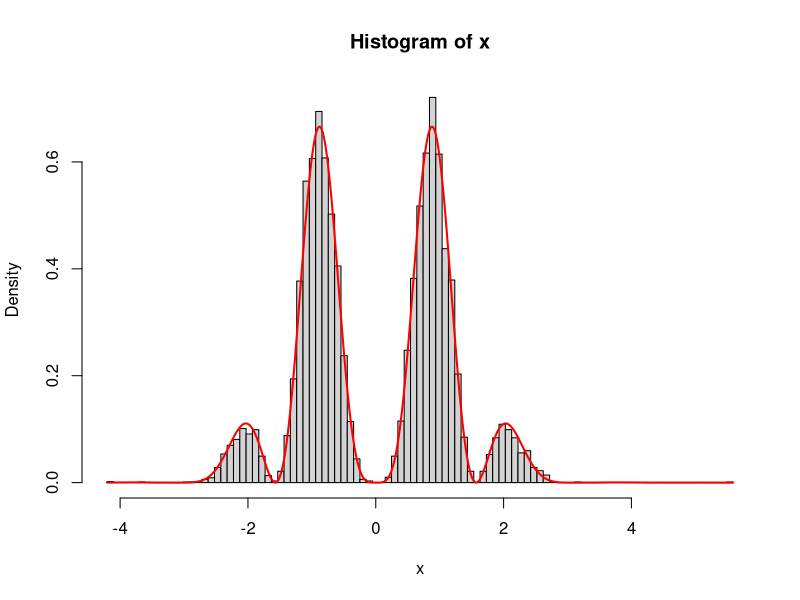

The R script that drew this image:
# TODO: Implement the methods in the multivariate case.
# Add the burn in period for the MH random walk. Also adjust the proposal.
# Creating a first toy example for MCMC methods.
# First we implement the Metropolis-Hastings algorithm.

# Computation of the actual partition function.
target <- function(x){
  sin(x)^2 * sin(2 * x)^2 * dnorm(x)
}
Z <- integrate(target, -100, 100)[[1]]

# Implement the propose and reject step.
metropolis <- function(x, alpha=1){
  y <- rnorm(1, mean=x, sd=alpha)  # runif(1, x - alpha, x + alpha)
  if (runif(1) > target(y) / target(x)) y <- x
  return(y)
}

# Now we turn towards slice sampling.
# Proposing a random interval that includes the slice.
RandomInterval <- function (x, y, alpha=1) {
  a <- rexp(1, rate=alpha)
  b <- rexp(1, rate=alpha)
  while (target(x - a) >= target(x) * y) {
    a <- 2 * a
  }
  while (target(x + b) >= target(x) * y) {
    b <- 2 * b
  }
  return(c(x - a, x + b))
}
# Doing a single slice sample.
SliceSampling <- function (x, alpha=1) {
  y <- runif(1)
  c <- RandomInterval(x, y, alpha)
  z <- runif(1, c[1], c[2])  # runif(1, -4, 4)
  while (target(z) < target(x) * y) {
    z <- runif(1, -4, 4)
  }
  return(z)
}

# Testing the MCMC method including a histogram and the real density.
# the MH algorithm and SliceSampling can simple be exchanged.
T <- 10^4
x <- rep(3.14, T)
for (t in 2:T) x[t] <- SliceSampling(x[t-1], 2)
hist(x, breaks=seq(min(x), max(x), length=100), freq=FALSE)
y <- seq(min(x), max(x), length=500)
z <- target(y) / Z
lines(y, z, col="red", lwd=2)

# Calculating the acceptence rate for the MH algorithm; 25% is desired
sum(x[-1] != x[1:(length(x) - 1)])/(T - 1)